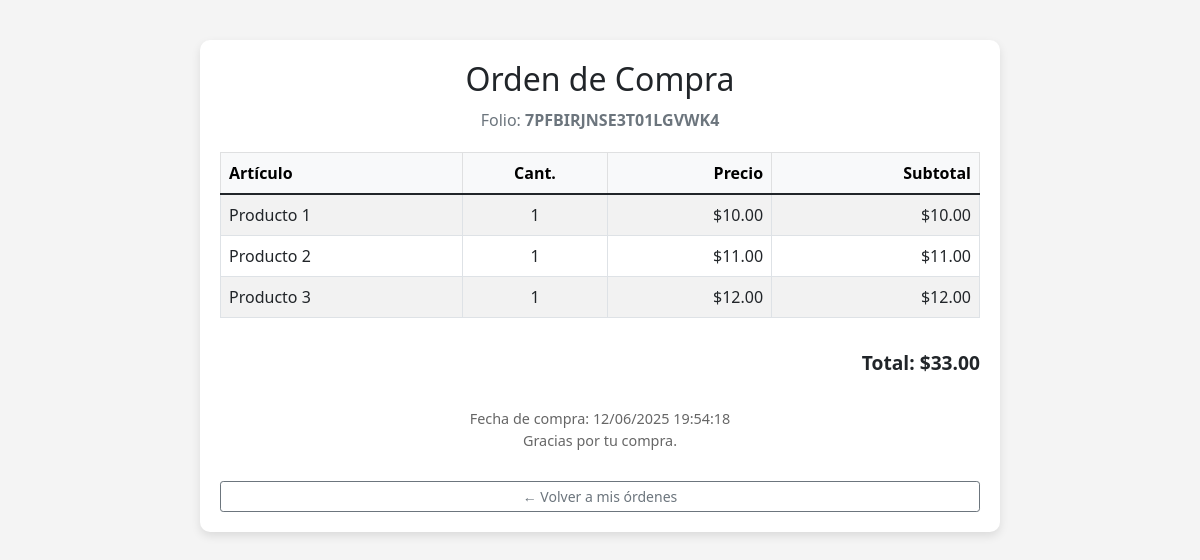
Screenshot of /ver_orden.php?folio=7PFBIRJNSE3T01LGVWK4 (signed in) with the database file from the repository.
### tables this page shows
CREATE TABLE `orden_items` (
  `id` int(11) NOT NULL,
  `orden_id` int(11) DEFAULT NULL,
  `producto_id` int(11) DEFAULT NULL,
  `nombre` varchar(255) DEFAULT NULL,
  `precio` decimal(10,2) DEFAULT NULL,
  `cantidad` int(11) DEFAULT NULL
);

CREATE TABLE `ordenes` (
  `id` int(11) NOT NULL,
  `usuario_id` int(11) DEFAULT NULL,
  `folio` varchar(20) DEFAULT NULL,
  `total` decimal(10,2) DEFAULT NULL,
  `fecha` datetime DEFAULT current_timestamp()
);

### ver_orden.php (the view, shortened to what this page needs)
<?php
include 'db.php';
$userId = $_SESSION['id'] ?? null;
$folio = $_GET['folio'] ?? '';
$query = "SELECT * FROM ordenes WHERE folio = ? AND usuario_id = ?";
$stmt = $conn->prepare($query);
$stmt->bind_param("si", $folio, $userId);
$stmt->execute();
$result = $stmt->get_result();
$orden = $result->fetch_assoc();
$queryItems = "SELECT * FROM orden_items WHERE orden_id = ?";
$stmtItems = $conn->prepare($queryItems);
$stmtItems->bind_param("i", $orden['id']);
$stmtItems->execute();
$items = $stmtItems->get_result();
?>
<!doctype html>
<html lang="es">
<head>
    <link href="https://cdn.jsdelivr.net/npm/bootstrap@5.1.4/dist/css/bootstrap.min.css" rel="stylesheet">
</head>
<body>
    <div class="orden-container">
        <div class="orden-header">
            <h2>Orden de Compra</h2>
            <div class="text-muted">Folio: <strong><?php echo $folio; ?></strong></div>
        </div>
        <div class="d-flex justify-content-center">
            <table class="table table-bordered table-striped w-100">
                <thead class="table-light">
                    <tr>
                        <th style="min-width: 40%;">Artículo</th>
                        <th style="min-width: 10%; text-align: center;">Cant.</th>
                        <th style="min-width: 20%; text-align: right;">Precio</th>
                        <th style="min-width: 20%; text-align: right;">Subtotal</th>
                    </tr>
                </thead>
                <tbody>
                    <?php while ($item = $items->fetch_assoc()):
                        $subtotal = $item['precio'] * $item['cantidad']; ?>
                        <tr>
                            <td><?php echo htmlspecialchars($item['nombre']); ?></td>
                            <td style="text-align: center;"><?php echo $item['cantidad']; ?></td>
                            <td style="text-align: right;">$<?php echo number_format($item['precio'], 2); ?></td>
                            <td style="text-align: right;">$<?php echo number_format($subtotal, 2); ?></td>
                        </tr>
                    <?php endwhile; ?>
                </tbody>
            </table>
        </div>
        <div class="orden-total">
            Total: $<?php echo number_format($orden['total'], 2); ?>
        </div>
        <div class="orden-footer">
            Fecha de compra: <?php echo date('d/m/Y H:i:s', strtotime($orden['fecha'])); ?><br>
            Gracias por tu compra.
        </div>
        <a href="mis_ordenes.php" class="btn btn-outline-secondary btn-sm btn-back">← Volver a mis órdenes</a>
    </div>
</body>
</html>

### ver_orden.php (style rules this page uses)
body { background-color: #f4f4f4; font-family: 'Segoe UI', Tahoma, Geneva, Verdana, sans-serif; }
.orden-container { max-width: 800px; margin: 40px auto; padding: 20px; background-color: #fff; border-radius: 10px; box-shadow: 0 4px 10px rgba(0, 0, 0, 0.1); }
.orden-header { text-align: center; margin-bottom: 20px; }
.orden-header h2 { margin-bottom: 10px; }
.table td, .table th { vertical-align: middle; }
.orden-total { text-align: right; font-size: 1.2rem; font-weight: bold; margin-top: 15px; }
.orden-footer { text-align: center; margin-top: 30px; font-size: 0.9rem; color: #666; }
.btn-back { display: block; margin: 30px auto 0; }

### rows the page displays
orden_items: nombre "Producto 1", cantidad "1", precio "10.00"
orden_items: nombre "Producto 2", cantidad "1", precio "11.00"
orden_items: nombre "Producto 3", cantidad "1", precio "12.00"
ordenes: total "33.00", fecha "12/06/2025 19:54:18"

### other values shown
$folio "7PFBIRJNSE3T01LGVWK4"
